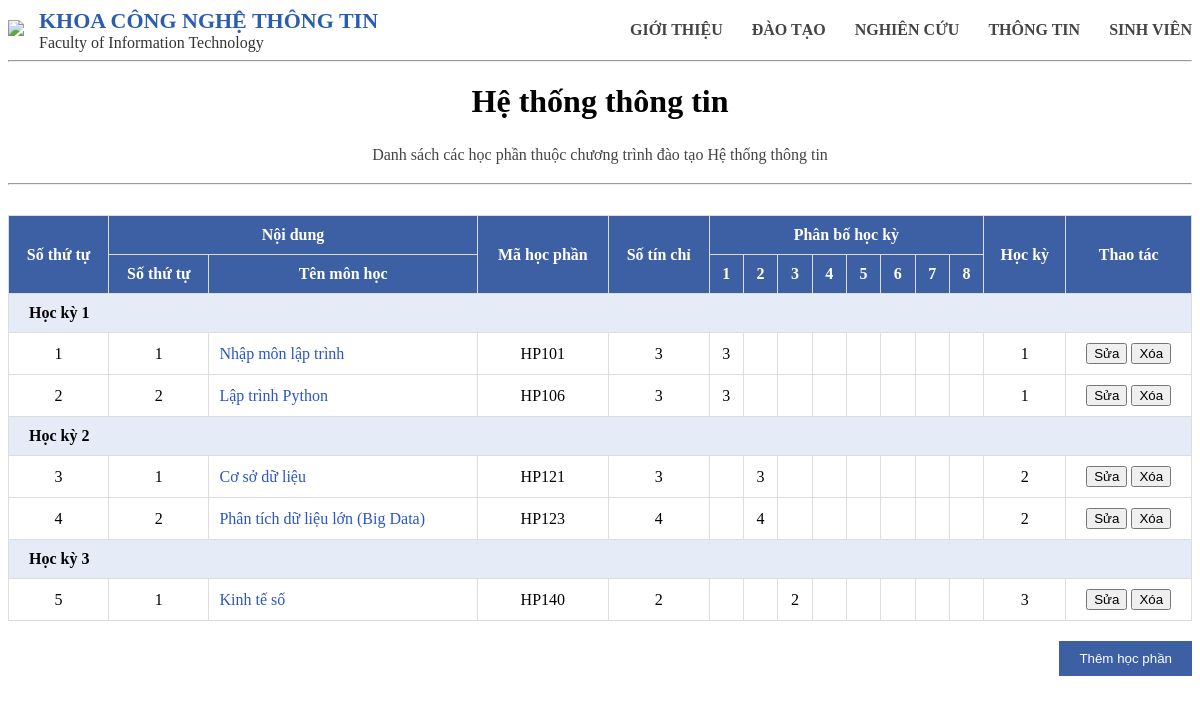
The page /detail/CT02 on the database as committed earlier.
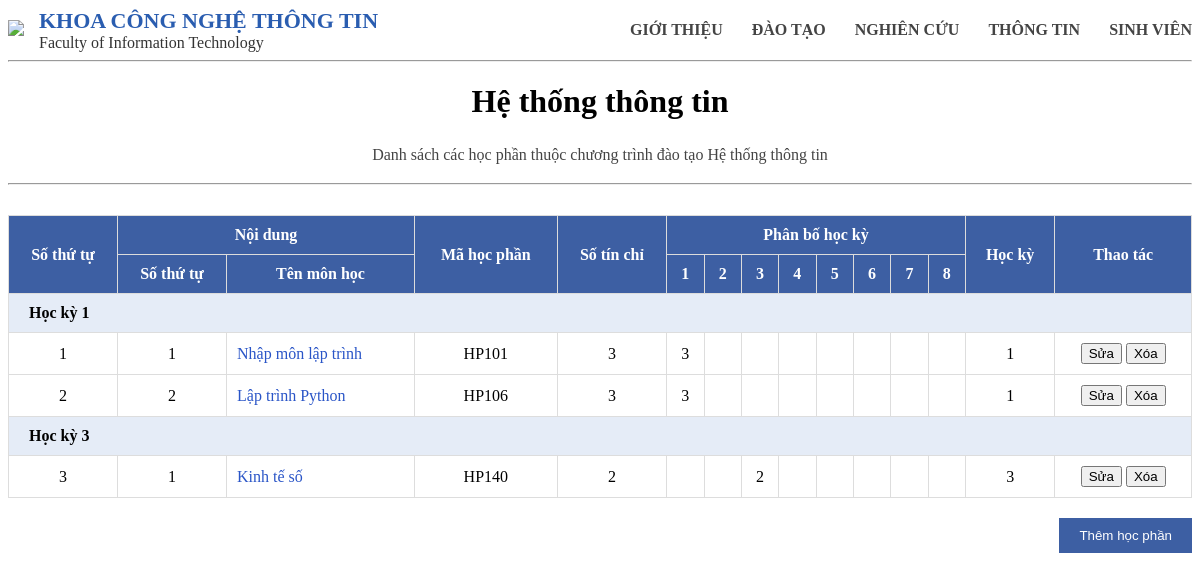
The same page on the database as committed later.
### tables this page shows
CREATE TABLE "chuongtrinh" (
	"mact"	TEXT NOT NULL UNIQUE,
	"tenct"	TEXT NOT NULL,
	"chitieu"	INTEGER NOT NULL,
	"linhvuc"	TEXT NOT NULL,
	PRIMARY KEY("mact")
);

CREATE TABLE "chuongtrinhct" (
	"mact"	TEXT NOT NULL,
	"mahp"	TEXT NOT NULL,
	"stt"	INTEGER,
	"sotc"	INTEGER,
	"hocki"	INTEGER,
	"loai"	TEXT,
	PRIMARY KEY("mact","mahp")
);

CREATE TABLE "hocphan" (
	"mahp"	TEXT NOT NULL UNIQUE,
	"tenhp"	TEXT NOT NULL,
	"sotc"	INTEGER NOT NULL,
	PRIMARY KEY("mahp")
);

### main.py (the view)
@app.route("/detail/<mact>")
def detail(mact):
    conn = get_db()
    cur = conn.cursor()
    cur.execute("SELECT * FROM chuongtrinh WHERE mact=?", (mact,))
    ct = cur.fetchone()
    cur.execute("""
        SELECT hp.mahp, hp.tenhp, hp.sotc, ct.hocki, ct.loai, ct.hocki, ct.stt
        FROM chuongtrinhct ct
        JOIN hocphan hp ON ct.mahp = hp.mahp
        WHERE ct.mact = ?
        ORDER BY ct.hocki, ct.stt
    """, (mact,))
    rows = cur.fetchall()
    conn.close()
    return render_template("detail.html", rows=rows, ct=ct)

### main.py (called while the page is built)
def get_db():
    conn = sqlite3.connect("database.db")
    conn.row_factory = sqlite3.Row
    return conn

### templates/detail.html
{% extends "base.html" %}
{% block content %}
<div class="container">
<h1>{{ct.tenct}}</h1>
<p class="description">
Danh sách các học phần thuộc chương trình đào tạo {{ct.tenct}}
</p>
<hr>
<table>
<tr>
    <th rowspan="2">Số thứ tự</th>
    <th colspan="2">Nội dung</th>
    <th rowspan="2">Mã học phần</th>
    <th rowspan="2">Số tín chỉ</th>
    <th colspan="8">Phân bố học kỳ</th>
    <th rowspan="2">Học kỳ</th>
    <th rowspan="2">Thao tác</th>
</tr>
<tr>
    <th>Số thứ tự</th>
    <th>Tên môn học</th>
    <th>1</th>
    <th>2</th>
    <th>3</th>
    <th>4</th>
    <th>5</th>
    <th>6</th>
    <th>7</th>
    <th>8</th>
</tr>
{% set stt = namespace(value=1) %}
{% for hocki, mon in rows|groupby("hocki") %}
<tr class="group">
<td colspan="15">Học kỳ {{hocki}}</td>
</tr>
{% for hp in mon %}
<tr>
<td>{{stt.value}}</td>
<td>{{loop.index}}</td>
<td class="subject">{{hp.tenhp}}</td>
<td>{{hp.mahp}}</td>
<td>{{hp.sotc}}</td>
<td>{% if hp.hocki==1 %}{{hp.sotc}}{% endif %}</td>
<td>{% if hp.hocki==2 %}{{hp.sotc}}{% endif %}</td>
<td>{% if hp.hocki==3 %}{{hp.sotc}}{% endif %}</td>
<td>{% if hp.hocki==4 %}{{hp.sotc}}{% endif %}</td>
<td>{% if hp.hocki==5 %}{{hp.sotc}}{% endif %}</td>
<td>{% if hp.hocki==6 %}{{hp.sotc}}{% endif %}</td>
<td>{% if hp.hocki==7 %}{{hp.sotc}}{% endif %}</td>
<td>{% if hp.hocki==8 %}{{hp.sotc}}{% endif %}</td>
<td>{{hp.hocki}}</td>
<td>
    <a href="/sua/{{ct.mact}}/{{hp.mahp}}">
        <button type="button" class="edit">Sửa</button>
    </a>
    <form action="/xoa/{{ct.mact}}/{{hp.mahp}}" method="POST"
          onsubmit="return confirm('Bạn có chắc muốn xóa môn này?');"
          style="display:inline;">
        <button type="submit" class="delete">Xóa</button>
    </form>
</td>
</tr>
{% set stt.value = stt.value + 1 %}
{% endfor %}
{% endfor %}
</table>
<a href="/add/{{ct.mact}}">
<button type="button" class="add">Thêm học phần</button>
</a>
</div>
{% endblock %}

### templates/base.html (shortened to what this page needs)
<!DOCTYPE html>
<html lang="vi">
<head>
    <link rel="stylesheet" href="{{ url_for('static', filename='styles.css') }}">
</head>
<body>
<header class="header">
<div class="header-container">
    <div class="logo-area">
        <a href="/">
        <img src="{{ url_for('static', filename='logo.png') }}" class="logo">
        </a>
        <div class="title">
            <div class="vn">KHOA CÔNG NGHỆ THÔNG TIN</div>
            <div class="en">Faculty of Information Technology</div>
        </div>
    </div>
    <nav class="menu">
        <a href="#">GIỚI THIỆU</a>
        <a href="/">ĐÀO TẠO</a>
        <a href="#">NGHIÊN CỨU</a>
        <a href="#">THÔNG TIN</a>
        <a href="#">SINH VIÊN</a>
    </nav>
</div>
</header>
<hr>
{% block content %}
{% endblock %}
</body>
</html>

### static/styles.css (style rules this page uses)
.header-container { width:100%; margin:auto; display:flex; align-items:center; justify-content:space-between; }
.logo-area { display:flex; align-items:center; }
.logo { width:60px; margin-right:15px; }
.title .vn { font-weight:bold; color:#2a5db0; font-size:22px; }
.title .en { font-size:16px; color:#333; }
.menu a { margin-left:25px; text-decoration:none; color:#444; font-weight:600; }
table { width:100%; border-collapse:collapse; margin-top:20px; }
th { background:#3d5fa3; color:white; padding:10px; }
td { padding:10px; border:1px solid #ddd; text-align:center; }
a { color:#2a55c7; text-decoration:none; }
h1,p { text-align:center; }
.description { color:#444; line-height:1.6; }
.add { margin-top:20px; padding:10px 20px; background:#3d5fa3; color:white; border:none; float:right; }
table { width:100%; border-collapse:collapse; margin-top:30px; }
th { background:#3d5fa3; color:white; padding:10px; border:1px solid #dcdcdc; }
td { padding:10px; border:1px solid #dcdcdc; text-align:center; }
.subject { text-align:left; color:#2a55c7; }
.group { background:#e5ecf7; font-weight:bold; }
.group td { text-align:left; padding-left:20px; }

Rows that differ between the two databases and show on the page:
removed chuongtrinhct: value "3", tenhp "Cơ sở dữ liệu", mahp "HP121", sotc "3", hocki "2"
removed chuongtrinhct: value "4", tenhp "Phân tích dữ liệu lớn (Big Data)", mahp "HP123", sotc "4", hocki "2"
computed for chuongtrinhct "Kinh tế số": value "5" → "3"
Other text that changed with them:
list line gone: "Học kỳ 2"
